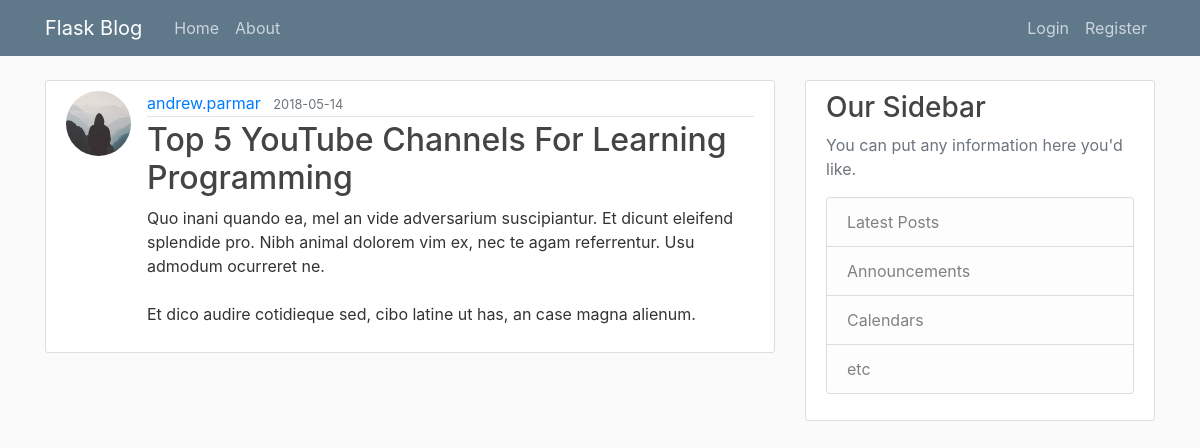
Page /post/49 on the committed database.
### flaskblog/models.py (models this page shows, shortened)
class User(db.Model, UserMixin):
	id = db.Column(db.Integer, primary_key=True)
	username = db.Column(db.String(20), unique=True, nullable=False)
	email = db.Column(db.String(120), unique=True, nullable=False)
	image_file = db.Column(db.String(20), nullable=False, default='default.jpg')
	password = db.Column(db.String(60), nullable=False)
	posts = db.relationship('Post', backref='author', lazy=True)

class Post(db.Model):
	id = db.Column(db.Integer, primary_key=True)
	title = db.Column(db.String(100), nullable=False)
	date_posted = db.Column(db.DateTime, nullable=False, default=datetime.utcnow)
	content = db.Column(db.Text, nullable=False)
	user_id = db.Column(db.Integer, db.ForeignKey('user.id'), nullable=False)

### flaskblog/posts/routes.py (the view)
@posts.route('/post/<int:post_id>')
def post(post_id):
	post = Post.query.get_or_404(post_id)
	return render_template('post.html', title=post.title, post=post)

### flaskblog/templates/post.html (shortened to what this page needs)
{% extends "layout.html" %}
{% block content %}
<article class="media content-section">
  <img class="rounded-circle article-img" src="{{ url_for('static', filename='profile_pics/{}'.format(post.author.image_file)) }}">
  <div class="media-body">
    <div class="article-metadata">
      <a class="mr-2" href="#">{{ post.author.username }}</a>
      <small class="text-muted">{{ post.date_posted.strftime('%Y-%m-%d') }}</small>
    </div>
    <h2>{{ post.title }}</h2>
    <p class="article-content">{{ post.content }}</p>
  </div>
</article>
{% endblock content %}

### flaskblog/static/main.css (style rules this page uses)
body { background: #fafafa; color: #333333; margin-top: 5rem; }
h1, h2, h3, h4, h5, h6 { color: #444444; }
.content-section { background: #ffffff; padding: 10px 20px; border: 1px solid #dddddd; border-radius: 3px; margin-bottom: 20px; }
.article-content { white-space: pre-line; }
.article-img { height: 65px; width: 65px; margin-right: 16px; }
.article-metadata { padding-bottom: 1px; margin-bottom: 4px; border-bottom: 1px solid #e3e3e3 }

### rows in the picture
User: image_file (placeholder picture), author.username "andrew.parmar"
Post: date_posted "2018-05-14", title "Top 5 YouTube Channels For Learning Programming", content "Quo inani quando ea, mel an vide adversarium suscipiantur. Et dicunt eleifend splendide pro. Nibh animal dolorem vim ex, nec te agam referrentur. Usu admodum ocurreret ne. Et dico audire cotidieque sed, cibo latine ut has, an case magna alienum."
